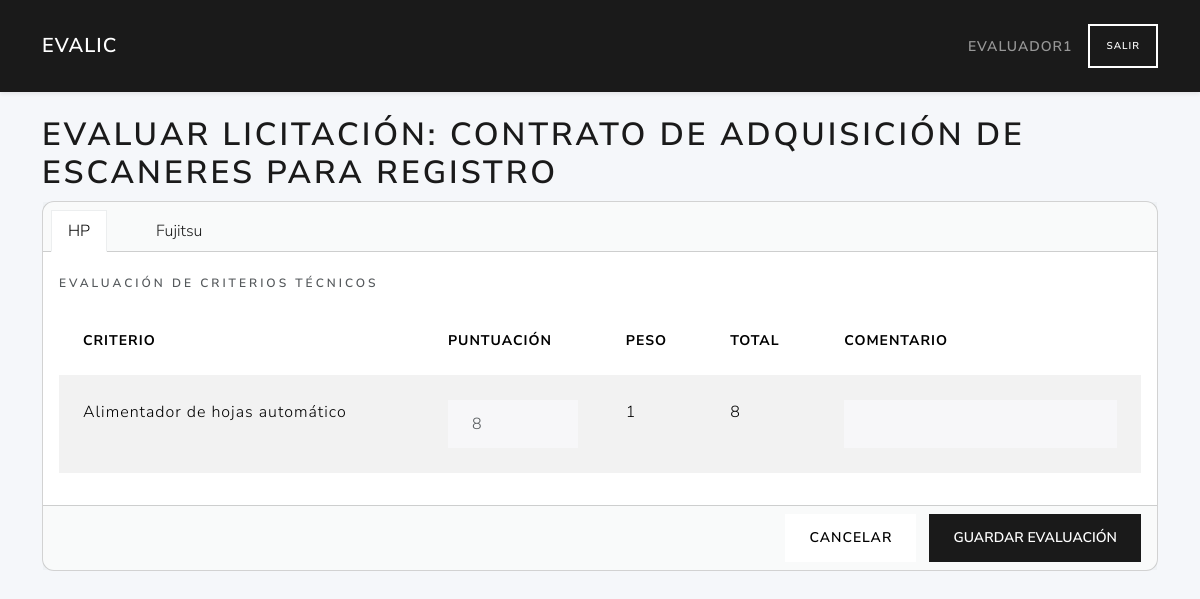
The page /evaluador/3/evaluar (signed in) on the database its author committed.
### tables this page shows
CREATE TABLE licitaciones (
        id INTEGER PRIMARY KEY AUTOINCREMENT,
        user_id INTEGER NOT NULL,
        external_id TEXT NOT NULL,
        title TEXT NOT NULL,
        description TEXT,
        fecha_inicio TEXT NOT NULL,
        fecha_adjudicacion TEXT,
        FOREIGN KEY (user_id) REFERENCES users(id)
    );

CREATE TABLE ofertas (
        fechapresentacion TEXT NOT NULL,
        admitidasobre1 INTEGER,             
        licitacion_id INTEGER NOT NULL,
        licitante_id INTEGER NOT NULL,
        PRIMARY KEY (licitacion_id,licitante_id)                                       
        FOREIGN KEY (licitacion_id) REFERENCES licitaciones(id)
        FOREIGN KEY (licitante_id) REFERENCES licitantes(id)                                                           
    );

CREATE TABLE licitantes (
        id  INTEGER PRIMARY KEY AUTOINCREMENT,
        nombreempresa TEXT NOT NULL,
        cif text NOT NULL,
        direccion text,
        ciudad text,
        provincia text,
        telefono text,
        email text                                                                                                                            
    );

CREATE TABLE criterios (
        id  INTEGER PRIMARY KEY AUTOINCREMENT,
        NombreCriterio TEXT NOT NULL,
        descripcion TEXT,
        peso INTEGER,
        PrecioBase INTEGER,
        PuntuacionMaxima INTEGER,                          
        tipocriterio_id INTEGER NOT NULL,
        licitacion_id INTEGER NOT NULL,
        formula_id INTEGER,                          
        FOREIGN KEY (tipocriterio_id) REFERENCES tipo_criterios(id)
        FOREIGN KEY (licitacion_id) REFERENCES licitaciones(id)
        FOREIGN KEY (formula_id) REFERENCES formulas(id)                                                             
    );

### routes/evaluador_routes.py (the view, shortened to what this page needs)
@evaluador_bp.route('/<int:licitacion_id>/evaluar', methods=['GET', 'POST'])
def evaluar(licitacion_id):
    if 'user_id' not in session or session.get('role_id') != 3:
        return redirect(url_for('auth.login'))
    usuario_id = session['user_id']
    db = get_db(current_app)
    lic = get_licitacion_logic(db, licitacion_id)
    raw_ofertas = list_ofertas_admitidas_logic(current_app, licitacion_id)
    ofertas = [dict(of) for of in raw_ofertas]
    criterios = listar_tecnicos(current_app, licitacion_id)
    evaluaciones = obtener_evaluaciones(current_app, licitacion_id, usuario_id)
    eval_map = {
        (e['licitante_id'], e['criterio_id']): e
        for e in evaluaciones
    }
    for oferta in ofertas:
        lista = []
        for c in criterios:
            key = (oferta['licitante_id'], c['id'])
            e = eval_map.get(key)
            score = e['puntuacion'] if e else 0
            lista.append({
                'id': c['id'],
                'nombre': c['NombreCriterio'],
                'peso': c['peso'],
                'puntuacion': score,
                'comentarios': e['comentarios'] if e else '',
                'total': score * c['peso']
            })
        oferta['criterios_evaluacion'] = lista
    return render_template('evaluador/evaluar.html', lic=lic, ofertas=ofertas)

### app.py (called while the page is built)
def create_app():
    app = Flask(__name__)
    app.permanent_session_lifetime = timedelta(hours=1)  # Sesión permanente por 1 hora
    app.config.from_object(Config)
    @app.context_processor
    def utility_processor():
        from flask import request, url_for
        def url_for_other_page(page):
            args = request.args.copy()
            args['page'] = page
            return url_for('licitaciones.index', **args)
        return dict(url_for_other_page=url_for_other_page)
    app.teardown_appcontext(close_connection)
    with app.app_context():
        init_db(app)
    app.register_blueprint(auth_bp)
    app.register_blueprint(user_bp)
    app.register_blueprint(licitaciones_bp)
    app.register_blueprint(ofertas_bp)
    app.register_blueprint(licitantes_bp)
    app.register_blueprint(evaluador_bp)
    app.register_blueprint(criterios_bp)
    return app

### models/criterios_data.py (called while the page is built)
def fetch_criterios_tecnicos(db, licitacion_id):
    sql = """
        SELECT *
        FROM criterios
        WHERE licitacion_id = ? AND tipocriterio_id = 2
    """
    return db.execute(sql, (licitacion_id,)).fetchall()

### models/dao.py (called while the page is built)
def close_connection(exception):
    db = getattr(g, '_database', None)
    if db is not None:
        db.close()

def get_db(app):
    if 'sqlite_db' not in g:
        g.sqlite_db = sqlite3.connect(
            app.config['DATABASE'],
            detect_types=sqlite3.PARSE_DECLTYPES
        )
        g.sqlite_db.row_factory = sqlite3.Row
    return g.sqlite_db

### models/evaluaciones_data.py (called while the page is built)
def fetch_evaluaciones(db, licitacion_id, usuario_id):
    sql = """
        SELECT e.licitacion_id,e.usuario_id,e.licitante_id, e.criterio_id, e.puntuacion, c.preciobase, e.fechaevaluacion, e.comentarios,c.puntuacionmaxima
        FROM evaluaciones e JOIN criterios c ON e.criterio_id = c.id
        WHERE e.licitacion_id=? AND usuario_id=?
    """
    return db.execute(sql, (licitacion_id, usuario_id)).fetchall()

### models/licitaciones_data.py (called while the page is built)
def get_licitacion(db, lic_id):
    cur = db.execute("SELECT * FROM licitaciones WHERE id=?", (lic_id,))
    return cur.fetchone()

### services/criterio_service.py (called while the page is built)
def listar_tecnicos(app, licitacion_id):
    db = get_db(app)
    return fetch_criterios_tecnicos(db, licitacion_id)

### services/evaluaciones_service.py (called while the page is built)
def obtener_evaluaciones(app, licitacion_id, usuario_id):
    db = get_db(app)
    return fetch_evaluaciones(db, licitacion_id, usuario_id)

### services/licitacion_service.py (called while the page is built)
def get_licitacion(db, lic_id):
    return data_get(db, lic_id)

### services/oferta_service.py (called while the page is built)
def list_ofertas_admitidas_logic(app, licitacion_id=None):
    db = get_db(app)
    return list_ofertas_admitidas(db, licitacion_id)

### templates/evaluador/evaluar.html
{% extends 'base.html' %}
{% block content %}
  <h1>Evaluar licitación: {{ lic.title }}</h1>
<form method="post" action="">
  <div class="card mb-4">
    <div class="card-header">
      <ul class="nav nav-tabs card-header-tabs" role="tablist">
        {% for oferta in ofertas %}
        <li class="nav-item" role="presentation">
          <button class="nav-link {% if loop.first %}active{% endif %}" id="tab-{{ oferta.licitante_id }}" data-bs-toggle="tab" data-bs-target="#oferta-{{ oferta.licitante_id }}" type="button" role="tab">
            {{ oferta.nombreempresa }}
          </button>
        </li>
        {% endfor %}
      </ul>
    </div>
    <div class="card-body">
      <div class="tab-content">
        {% for oferta in ofertas %}
        <div class="tab-pane fade {% if loop.first %}show active{% endif %}" id="oferta-{{ oferta.licitante_id }}" role="tabpanel">
          <h6 class="mt-2">Evaluación de criterios técnicos</h6>
          <table class="table table-striped mt-3">
            <thead>
              <tr>
                <th>Criterio</th>
                <th>Puntuación</th>
                <th>Peso</th>
                <th>Total</th>
                <th>Comentario</th>
              </tr>
            </thead>
            <tbody>
              {% for ev in oferta.criterios_evaluacion %}
              <tr>
                <td>{{ ev.nombre }}</td>
                <td><input type="number" class="form-control" name="puntuacion_{{ oferta.licitante_id }}_{{ ev.id }}" value="{{ ev.puntuacion }}" min="0" max="100"></td>
                <td>{{ ev.peso }}</td>
                <td>{{ ev.total }}</td>
                <td><input type="text" class="form-control" name="comentarios_{{ oferta.licitante_id }}_{{ ev.id }}" value="{{ ev.comentarios }}"></td>
              </tr>
              {% endfor %}
            </tbody>
          </table>
        </div>
        {% endfor %}
      </div>
    </div>
    <div class="card-footer text-end">
      <a href="{{ url_for('evaluador.index') }}" class="btn btn-secondary me-2">Cancelar</a>
      <button type="submit" class="btn btn-primary">Guardar evaluación</button>
    </div>
  </div>
</form>
{% endblock %}

### templates/base.html (style rules this page uses)
body { background:#f5f7fa; }
.card { border-radius:.75rem; }

### rows shown on the page
licitaciones: title "CONTRATO DE ADQUISICIÓN DE ESCANERES PARA REGISTRO"
ofertas: nombreempresa "HP"
ofertas: nombreempresa "Fujitsu"
criterios: nombre "Alimentador de hojas automático", id "8", peso "1", total "8"

### other values the page prints
{{ session['username'] }} "EVALUADOR1"
